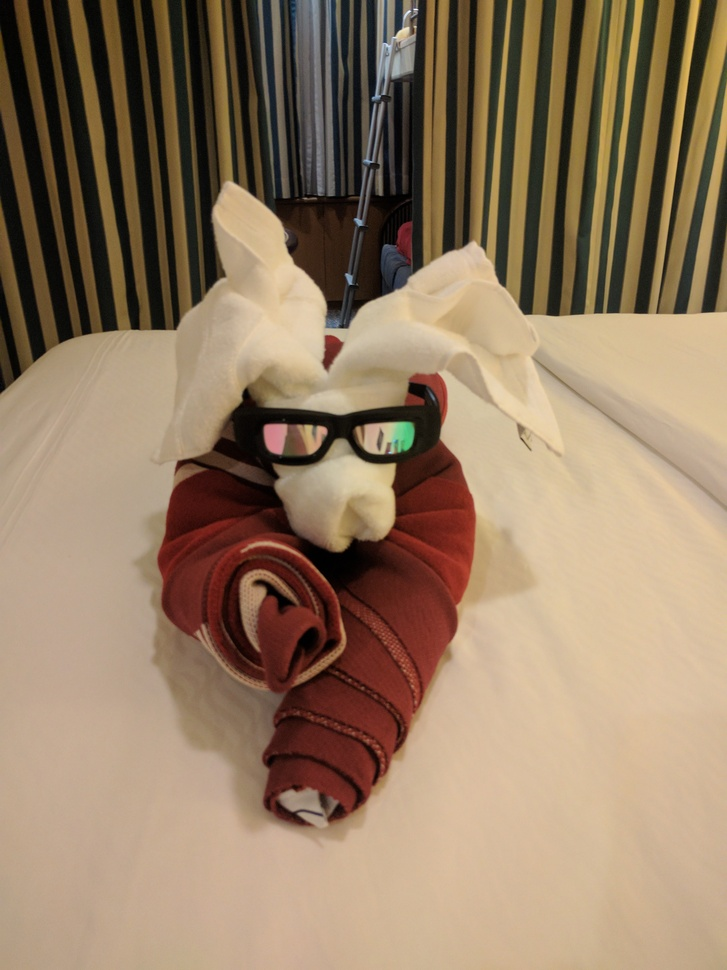
#> input picture EdgeDetection/image.jpg, 727 x 970 px, shrunk from 3024 x 4032 before the run
$ python jpgToPPM.py image.jpg   (older library calls are emulated)
#> lines starting #> are read from the running program, lines starting #| are printed output that depends on the picture
from PIL import Image
import sys

filename = sys.argv[1]

im = Image.open(filename)
#> im is the input picture: PIL image 727x970 RGB; mean R, G, B 148.2, 125, 100

size = im.width, im.height
#> size = (727, 970)
newsize = size[0]//5, size[1]//5
#> newsize = (145, 194)

im.thumbnail(newsize, Image.ANTIALIAS)
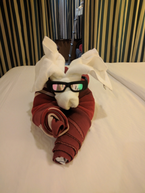
#> im: PIL image 145x193 RGB; mean R, G, B 148.3, 125.1, 100.1
pix=im.load()

s='P3 %d %d 255\n' % (im.width, im.height)

for i in range(im.height):
	for j in range(im.width):
		for k in range(3):
			s+='%d ' % pix[j,i][k]
	s=s[:-1]+'\n'

f = open(filename[:-3]+'ppm', 'w')
f.write(s)
f.close()
